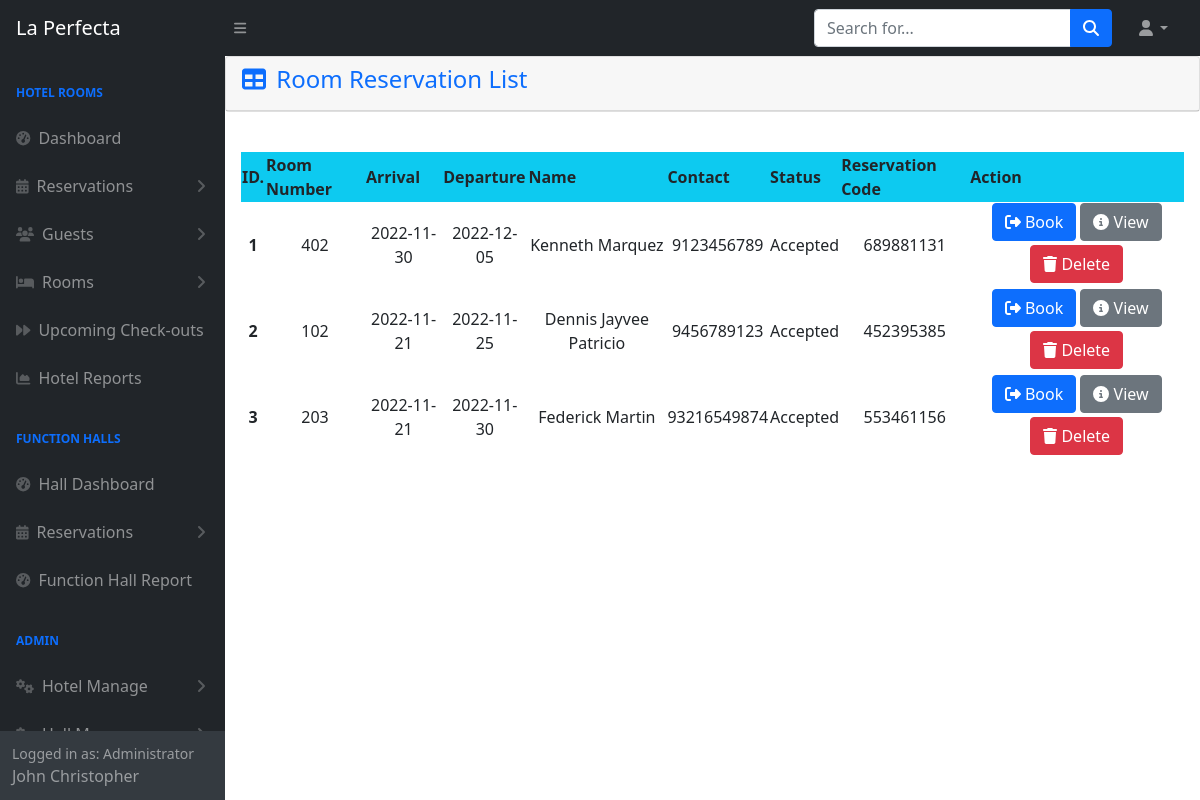
The page /admin/reservationlist.php (signed in) on the database its author committed.
### tables this page shows
CREATE TABLE `tblreservation` (
  `Id` int(11) NOT NULL,
  `Code` varchar(11) NOT NULL,
  `TransactionDate` datetime NOT NULL DEFAULT current_timestamp(),
  `RoomId` int(11) NOT NULL,
  `Arrival` date NOT NULL,
  `Departure` date NOT NULL,
  `Total` int(11) NOT NULL,
  `Deposit` int(11) NOT NULL,
  `GuestId` int(11) NOT NULL,
  `Status` varchar(100) NOT NULL,
  `Remarks` varchar(250) NOT NULL,
  `PaymentLink` varchar(255) NOT NULL,
  `UserId` int(11) NOT NULL
);

CREATE TABLE `tblroom` (
  `Id` int(11) NOT NULL,
  `Number` varchar(255) NOT NULL,
  `RoomTypeId` int(11) NOT NULL,
  `Status` varchar(50) NOT NULL,
  `GuestId` int(11) NOT NULL
);

CREATE TABLE `tblguest` (
  `Id` int(11) NOT NULL,
  `FirstName` varchar(255) NOT NULL,
  `LastName` varchar(255) NOT NULL,
  `Address` varchar(255) NOT NULL,
  `BirthDay` date NOT NULL,
  `Phone` bigint(11) NOT NULL,
  `Company` varchar(255) NOT NULL,
  `CompanyAddress` varchar(255) NOT NULL,
  `Email` varchar(255) NOT NULL,
  `Password` varchar(255) NOT NULL,
  `Otp` int(11) NOT NULL,
  `Verify` int(25) NOT NULL
);

### admin/reservationlist.php (the view, shortened to what this page needs)
<?php
include 'themes/navbar.php';
include 'config.php';
?>
<div class="card mb-4">
  <div class="card-header text-primary">
    <h4><i class="fas fa-table me-1"></i>
      Room Reservation List</h4>
  </div>
</div>
<div class="card-body">
  <table id="datatablesSimple" class="table-striped ">
    <thead class="bg-info ">
      <tr>
        <th scope="col">ID.</th>
        <th scope="col">Room Number</th>
        <th scope="col">Arrival</th>
        <th scope="col">Departure</th>
        <th scope="col">Name</th>
        <th scope="col">Contact</th>
        <th scope="col">Status</th>
        <th scope="col">Reservation Code</th>
        <th scope="col">Action</th>
      </tr>
    </thead>
    <tbody>
      <?php
      $sql = "SELECT tblreservation.Id, tblreservation.Code, tblreservation.RoomId, tblreservation.Arrival, tblreservation.Departure, tblguest.FirstName, tblguest.LastName, tblguest.Phone, tblreservation.Total, tblreservation.Status, tblroom.Number, tblreservation.GuestId
        FROM tblreservation
        LEFT JOIN tblguest ON tblreservation.GuestId = tblguest.Id
        LEFT JOIN tblroom ON tblroom.Id =  tblreservation.RoomId;";
      $result = mysqli_query($conn, $sql);
      $number = 1;
      while ($row = mysqli_fetch_assoc($result)) {
      ?>
        <tr class="text-center">
          <th><?php echo $number ?></th>
          <td style="width: 100px;"><?php echo $row['Number'] ?></td>
          <td><?php echo $row['Arrival'] ?></td>
          <td><?php echo $row['Departure'] ?></td>
          <td><?php echo $row['FirstName'] . ' ' . $row['LastName']  ?></td>
          <td><?php echo $row['Phone'] ?></td>
          <td><?php echo $row['Status'] ?></td>
          <td><?php echo $row['Code'] ?></td>
          <td class="text-center ">
            <?php if ($row['Status'] == "Pending") {
            ?>
              <!-- <a href="function/room_reservation/accept.php?Id=<?php echo $row['Id'] ?>" class="btn btn-success mb-1">
                <i class="fa-solid fa-square-check"></i>
                Accept
              </a> -->
              <a href="../sendlink.php?Id=<?php echo $row['Id'] ?>" class="btn btn-primary mb-1">
                <i class="fa-solid fa-circle-info"></i>
                Send Payment
              </a>
              <a href="function/room_reservation/edit.php?Id=<?php echo $row['Id'] ?>" class="btn btn-secondary mb-1">
                <i class="fa-solid fa-circle-info"></i>
                View
              </a>
              <a href="function/room_reservation/delete.php?Id=<?php echo $row['Id'] ?> & FirstName=<?php echo $row['FirstName'] ?> & LastName=<?php echo $row['LastName'] ?>" class="btn btn-danger mb-1"><i class="fa-solid fa-trash "></i>
                Delete
              </a>
            <?php } else { ?>
              <a href="function/hotel/book.php?Id=<?php echo $row['Id'] ?>&GuestId=<?php echo $row['GuestId'] ?>" class="btn btn-primary mb-1"><i class="fa-solid fa-right-from-bracket"></i></i> Book</a>
              <a href="function/room_reservation/edit.php?Id=<?php echo $row['Id'] ?>" class="btn btn-secondary mb-1">
                <i class="fa-solid fa-circle-info"></i>
                View
              </a>
              <a href="function/room_reservation/delete.php?Id=<?php echo $row['Id'] ?>&FirstName=<?php echo $row['FirstName'] ?>&LastName=<?php echo $row['LastName'] ?>" class="btn btn-danger mb-1"><i class="fa-solid fa-trash "></i>
                Delete
              </a>
            <?php } ?>
          </td>
        </tr>
      <?php
        $number++;
      }
      ?>
    </tbody>
  </table>
</div>
<?php include 'themes/footer.php'; ?>

### rows shown on the page
tblreservation: RoomId.Number "402", Arrival "2022-11-30", Departure "2022-12-05", GuestId.FirstName "Kenneth", GuestId.LastName "Marquez", GuestId.Phone "9123456789", Status "Accepted", Code "689881131"
tblreservation: RoomId.Number "102", Arrival "2022-11-21", Departure "2022-11-25", GuestId.FirstName "Dennis Jayvee", GuestId.LastName "Patricio", GuestId.Phone "9456789123", Status "Accepted", Code "452395385"
tblreservation: RoomId.Number "203", Arrival "2022-11-21", Departure "2022-11-30", GuestId.FirstName "Federick", GuestId.LastName "Martin", GuestId.Phone "93216549874", Status "Accepted", Code "553461156"

### other values the page prints
$_SESSION['role'] "Administrator"
$_SESSION['admin'] "John Christopher"
